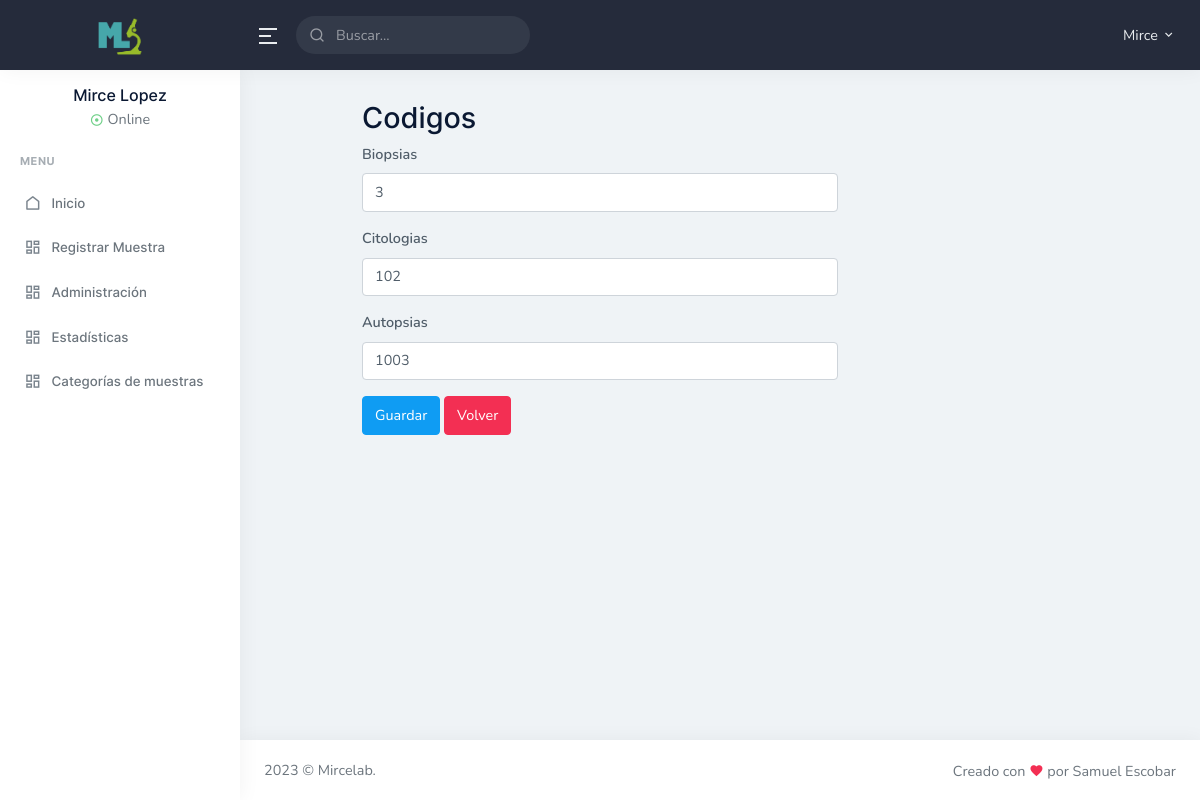
Before: /admin/opciones.php (signed in) with the older database file.
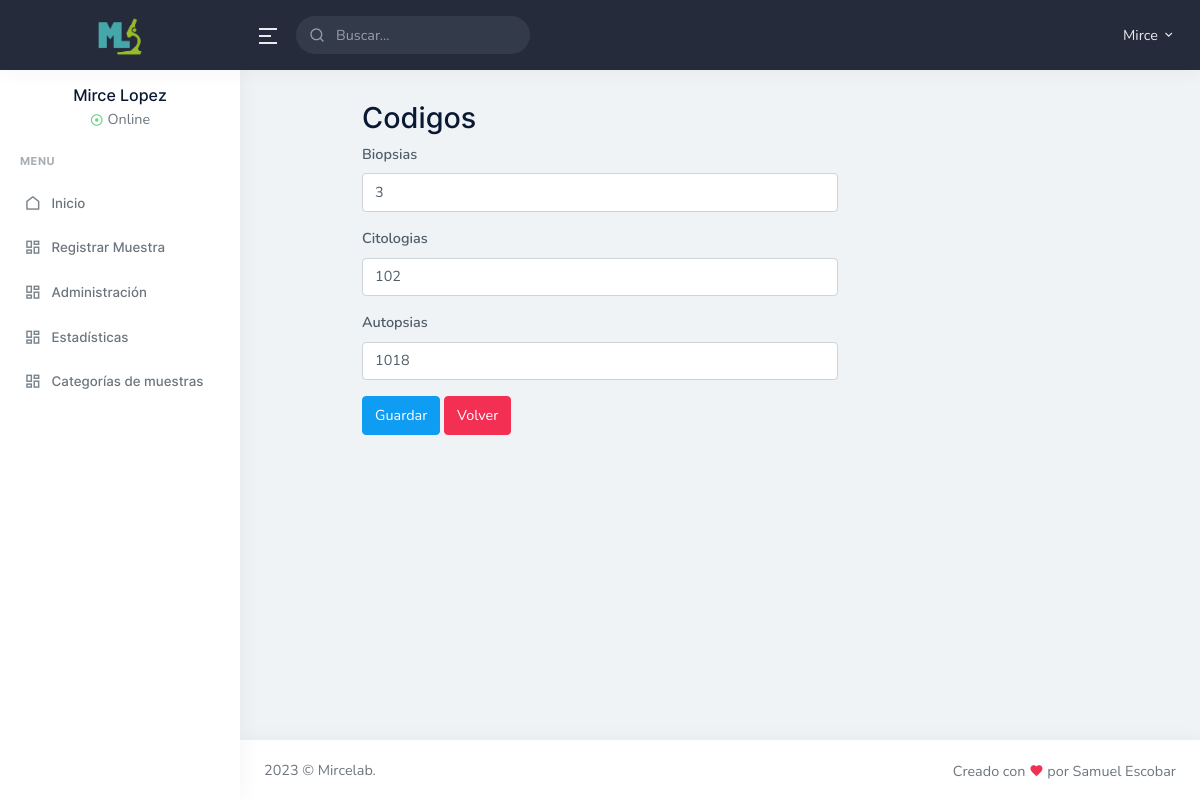
After: the same page with the newer database file.
### tables this page shows
CREATE TABLE IF NOT EXISTS `codigos` (
  `id` int(11) NOT NULL AUTO_INCREMENT,
  `biopsias` int(11) DEFAULT NULL,
  `citologias` int(11) DEFAULT NULL,
  `autopsias` int(11) DEFAULT NULL,
  PRIMARY KEY (`id`)
);

### admin/opciones.php (called while the page is built, shortened)
<?php session_start();
require ('config.php');
require ('../funciones.php');
$conexion = conexion($bd_config);
if ($_SERVER['REQUEST_METHOD'] == 'POST') {
          $id = 1;
          $biopsias = limpiarDatosInicio($_POST['biopsias']);
          $citologias = limpiarDatosInicio($_POST['citologias']);
          $autopsias = limpiarDatosInicio($_POST['autopsias']);
         $consulta = $conexion->prepare(
          'UPDATE codigos SET biopsias = :biopsias, citologias = :citologias, autopsias = :autopsias WHERE id = :id'
          );
          $consulta->execute(array(
                'biopsias' => $biopsias,
                'citologias' => $citologias,
                'autopsias' => $autopsias,
                'id' => $id
            ));
         header('location: ' . RUTA . 'admin/opciones.php');
} else {
   $datos = codigos_muestras($conexion);
   $datos = $datos[0];
    $codigo_biopsia = $datos['biopsias'];
    $codigo_citologia = $datos['citologias'];
    $codigo_autopsia = $datos['autopsias'];
}
require ('../vistas/opciones.vista.php');
?>

### funciones.php (called while the page is built, shortened)
<?php
function codigos_muestras($conexion) {
    $sentencia = $conexion->prepare("SELECT * FROM codigos");
    $sentencia->execute();
    return $sentencia->fetchAll();
}
?>

### vistas/opciones.vista.php (the view)
<?php require 'admin_header.php'; ?>
<div style="margin-top: 50px;" class="container-fluid">
    <div class="row justify-content-center">
        <h1 class="page-header">Opciones</h1>
        <div class="col-sm-5 col-sm-offset-5 col-md-5 col-md-offset-5 main admin-usuarios">
            <h2>Codigos</h2>
            <form action="<?php echo htmlspecialchars($_SERVER['PHP_SELF'])?>" method="post">
            <div class="mb-3">
                <label for="biopsias" class="form-label">Biopsias</label>
                <input type="text" class="form-control" name="biopsias" id="biopsias" value="<?php echo $codigo_biopsia ?>">
            </div>
            <div class="mb-3">
                <label for="citologias" class="form-label">Citologias</label>
                <input type="text" class="form-control" name="citologias" id="citologias" value="<?php echo $codigo_citologia ?>">
            </div>
            <div class="mb-3">
                <label for="autopsias" class="form-label">Autopsias</label>
                <input type="text" class="form-control" name="autopsias" id="autopsias" value="<?php echo $codigo_autopsia ?>">
            </div>
            <button type="submit" class="btn btn-primary">Guardar</button>
            <a class="btn btn-danger" href="<?php echo RUTA; ?>admin" role="button">Volver</a>
        </form>
        </div>
    </div>
</div>
<?php require 'footer.php'; ?>

Changed rows visible on the page:
changed codigos: autopsias "1003" → "1018"
